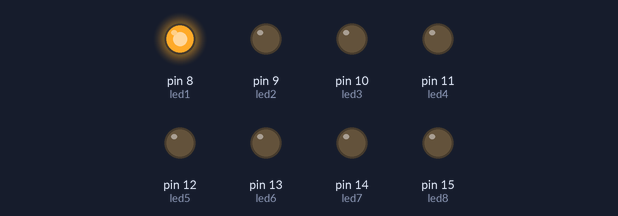
Simulated run of this sketch. Board: Arduino Uno, built with avr-gcc and run on an emulated ATmega328P. Shown: output pins drawn as LEDs (lit = HIGH).

Above: at 0.5 s.
At 2.5 s:
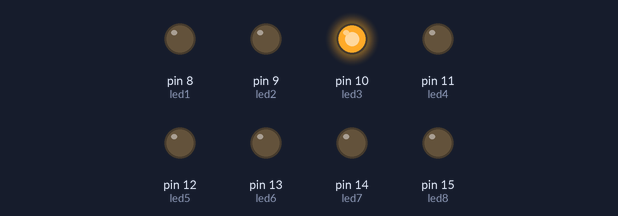
At 3.5 s:
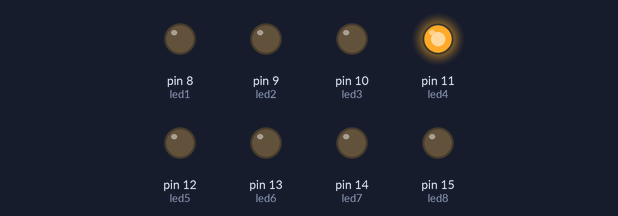
At 4.5 s:
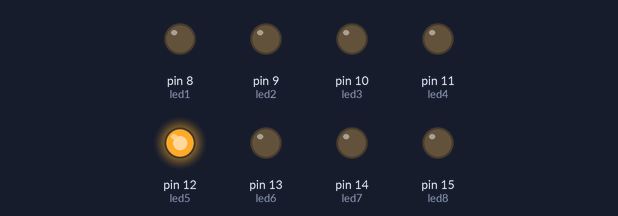
At 6.5 s:
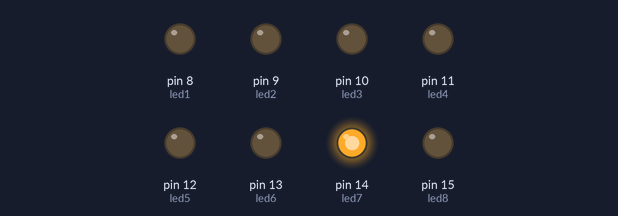
At 9.5 s:
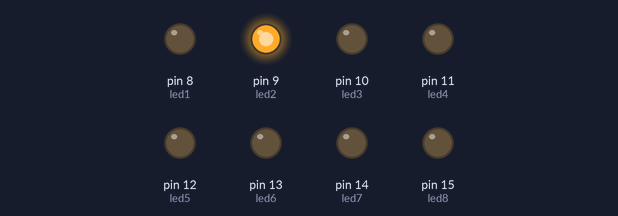
Timing chart, 0 to 10.4 s (numbered marks = the images above):
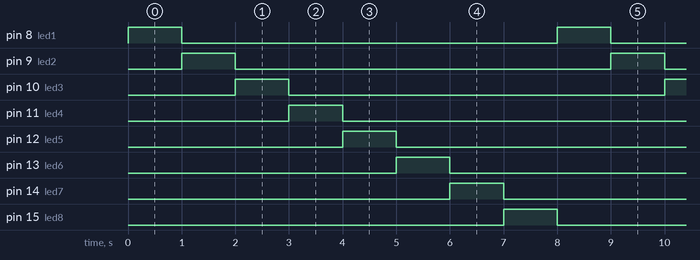

Measured:
- by itself, pin 8 (led1), pin 9 (led2), pin 10 (led3), pin 11 (led4), pin 12 (led5), pin 13 (led6), pin 14 (led7), pin 15 (led8): alternates HIGH for 1.0 s and LOW for 7.0 s
- by itself, everything shown: repeats every 8.0 s, in 9 steps

The sketch:

lauflicht_8x.ino
```cpp
/*
 Lauflicht ;-)
 */

int led1 = 8;           // the pin that the LED is attached to
int led2 = 9;
int led3 = 10;
int led4 = 11;
int led5 = 12;
int led6 = 13;
int led7 = 14;
int led8 = 15;
int led9 = 16;
int led10 = 17;

// the setup routine runs once when you press reset:
void setup() {
  pinMode(led1, OUTPUT);
  pinMode(led2, OUTPUT);
  pinMode(led3, OUTPUT);
  pinMode(led4, OUTPUT);
  pinMode(led5, OUTPUT);
  pinMode(led6, OUTPUT);
  pinMode(led7, OUTPUT);
  pinMode(led8, OUTPUT);
  digitalWrite(led1, LOW);
  digitalWrite(led2, LOW);
  digitalWrite(led3, LOW);
  digitalWrite(led4, LOW);
  digitalWrite(led5, LOW);
  digitalWrite(led6, LOW);
  digitalWrite(led7, LOW);
  digitalWrite(led8, LOW);
}

// the loop routine runs over and over again forever:
void loop() {
  digitalWrite(led1, HIGH);
  delay(1000);
  digitalWrite(led1, LOW);
  digitalWrite(led2, HIGH);
  delay(1000);
  digitalWrite(led2, LOW);
  digitalWrite(led3, HIGH);
  delay(1000);
  digitalWrite(led3, LOW);
  digitalWrite(led4, HIGH);
  delay(1000);
  digitalWrite(led4, LOW);
  digitalWrite(led5, HIGH);
  delay(1000);
  digitalWrite(led5, LOW);
  digitalWrite(led6, HIGH);
  delay(1000);
  digitalWrite(led6, LOW);
  digitalWrite(led7, HIGH);
  delay(1000);
  digitalWrite(led7, LOW);
  digitalWrite(led8, HIGH);
  delay(1000);
  digitalWrite(led8, LOW);
//  delay(1000);
}
```
